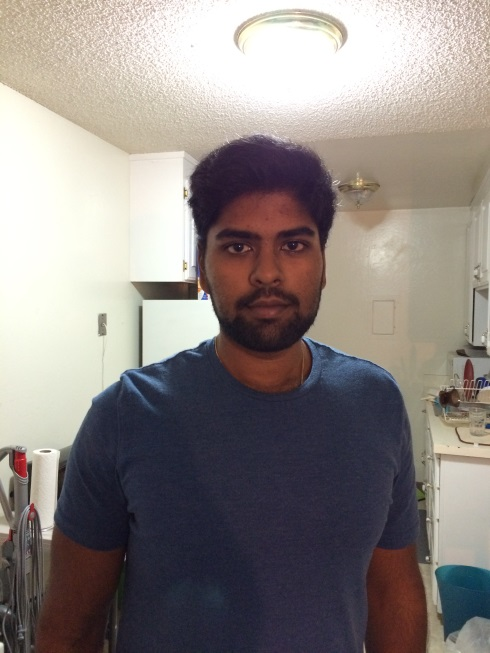
//> input picture opencv_data/HK_03.JPG, 490 x 653 px, given in place of the camera
$ ./OpenCV   (built with g++ and OpenCV 4)
//> lines starting //> are read from the running program, lines starting //| are printed output that depends on the picture; after the words box and inside, x2 and y2 are one past the last pixel; in counts of white or black regions, pixels touching at a corner belong together
//
//  main.cpp
//  OpenCV Test
//
//  Created by ST on 10/18/14.
//  Copyright (c) 2014 ST. All rights reserved.
//


#include <opencv2\opencv.hpp>
#include <iostream>
#include <stdio.h>

using namespace std;
using namespace cv;

/** Function Headers */
void detectAndDisplay( Mat frame );

/** Global variables */
String face_cascade_name = "C:/opencv/sources/data/haarcascades/haarcascade_frontalface_alt.xml";
String eyes_cascade_name = "C:/opencv/sources/data/haarcascades/haarcascade_eye_tree_eyeglasses.xml";
CascadeClassifier face_cascade;
CascadeClassifier eyes_cascade;
String window_name = "Capture - Face detection";

/** @function main */
int main( void )
{
    VideoCapture capture;
    Mat frame;

    //-- 1. Load the cascades
    if( !face_cascade.load( face_cascade_name ) ){ printf("--(!)Error loading face cascade\n"); return -1; };
    if( !eyes_cascade.load( eyes_cascade_name ) ){ printf("--(!)Error loading eyes cascade\n"); return -1; };

    //-- 2. Read the video stream
    capture.open( 0 );
    if ( ! capture.isOpened() ) { printf("--(!)Error opening video capture\n"); return -1; }

    while ( capture.read(frame) )
    {
//> frame is the input picture: 653 rows x 490 cols, CV_8UC3; mean B, G, R 130.4, 133.2, 140.5
        if( frame.empty() )
        {
            printf(" --(!) No captured frame -- Break!");
            break;
        }

        //-- 3. Apply the classifier to the frame
        detectAndDisplay( frame );

        int c = waitKey(10);
        if( (char)c == 27 ) { break; } // escape
    }
    return 0;
}

/** @function detectAndDisplay */
void detectAndDisplay( Mat frame )
{
    std::vector<Rect> faces;
    Mat frame_gray;

    cvtColor( frame, frame_gray, COLOR_BGR2GRAY );
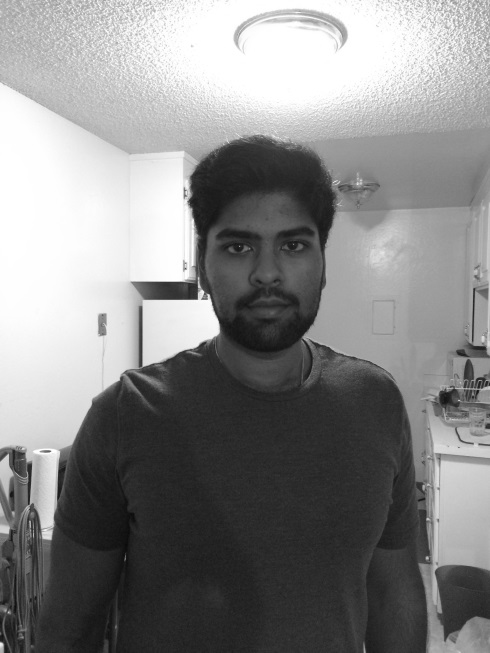
//> frame_gray: 653 rows x 490 cols, CV_8UC1; min 10, max 255, mean 135.1
    equalizeHist( frame_gray, frame_gray );
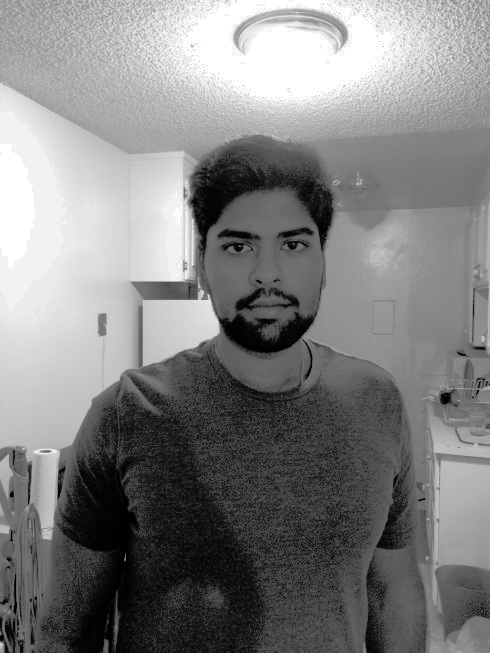
//> frame_gray: 653 rows x 490 cols, CV_8UC1; min 0, max 255, mean 128.8

    //-- Detect faces
    face_cascade.detectMultiScale( frame_gray, faces, 1.1, 2, 0|CASCADE_SCALE_IMAGE, Size(30, 30) );
//> faces = 1 Rect (x, y, width, height): [194, 187, 147, 147]

    for ( size_t i = 0; i < faces.size(); i++ )
    {
        Point center( faces[i].x + faces[i].width/2, faces[i].y + faces[i].height/2 );
        ellipse( frame, center, Size( faces[i].width/2, faces[i].height/2 ), 0, 0, 360, Scalar( 255, 0, 255 ), 4, 8, 0 );

        Mat faceROI = frame_gray( faces[i] );
        std::vector<Rect> eyes;

        //-- In each face, detect eyes
        eyes_cascade.detectMultiScale( faceROI, eyes, 1.1, 2, 0 |CASCADE_SCALE_IMAGE, Size(30, 30) );

        for ( size_t j = 0; j < eyes.size(); j++ )
        {
            Point eye_center( faces[i].x + eyes[j].x + eyes[j].width/2, faces[i].y + eyes[j].y + eyes[j].height/2 );
            int radius = cvRound( (eyes[j].width + eyes[j].height)*0.25 );
            circle( frame, eye_center, radius, Scalar( 255, 0, 0 ), 4, 8, 0 );
        }
    }
//> this loop made 1 pass
//> center on pass 1: Point(267, 260)
//> pass 1, in detectAndDisplay, `Mat faceROI = frame_gray( faces[i] );`:
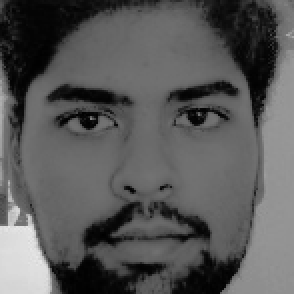
//> faceROI: 147 rows x 147 cols, CV_8UC1 (shown 2 times larger); min 0, max 235, mean 88.1
//> after the loop:
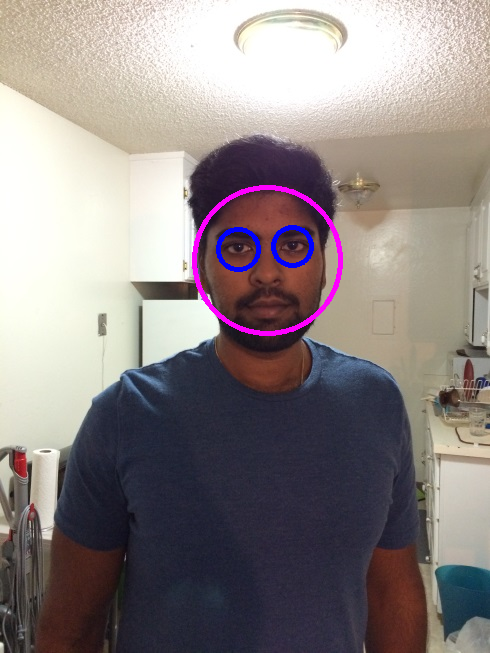
//> frame: 653 rows x 490 cols, CV_8UC3; 1.1% of pixels changed, all inside (x1, y1, x2, y2) = (192, 185, 343, 336)
//> the Esc key is pressed
    //-- Show what you got
    imshow( window_name, frame );
}


// [74 lines of commented-out code are left out]

$ run again, on opencv_data/HK_04.jpg
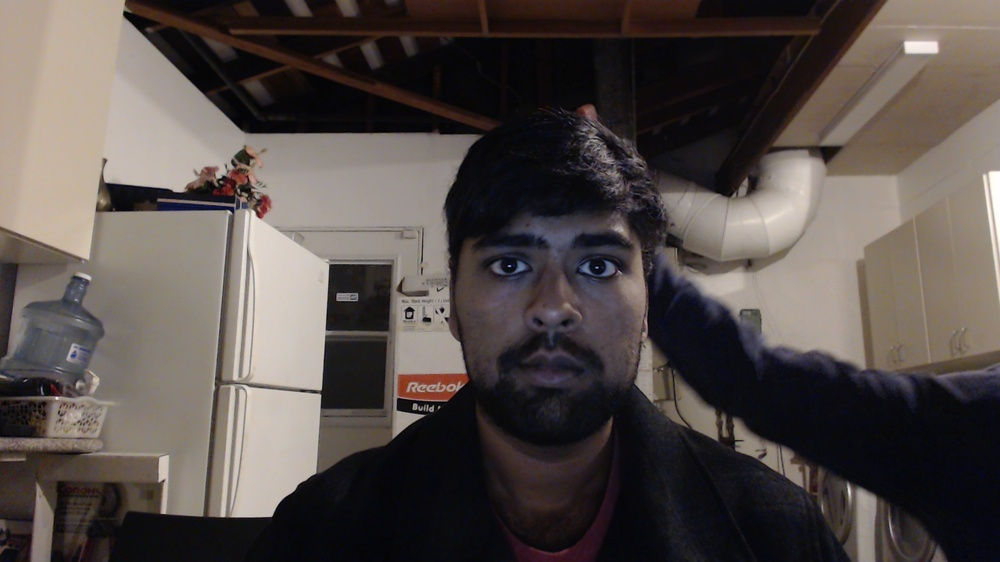
//> input picture opencv_data/HK_04.jpg, 1000 x 562 px, shrunk from 1920 x 1080 before the run, given in place of the camera
//> frame is the input picture: 562 rows x 1000 cols, CV_8UC3; mean B, G, R 73.1, 76.2, 84.3
//> faces = 1 Rect (x, y, width, height): [445, 182, 218, 218]
//> the loop in detectAndDisplay, `for ( size_t i = 0; i < faces.size(); i++ )` made 1 pass
//> center on pass 1: Point(554, 291)
//> pass 1, in detectAndDisplay, `Mat faceROI = frame_gray( faces[i] );`:
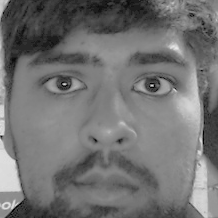
//> faceROI: 218 rows x 218 cols, CV_8UC1; min 0, max 232, mean 114
//> after the loop in detectAndDisplay, `for ( size_t i = 0; i < faces.size(); i++ )`:
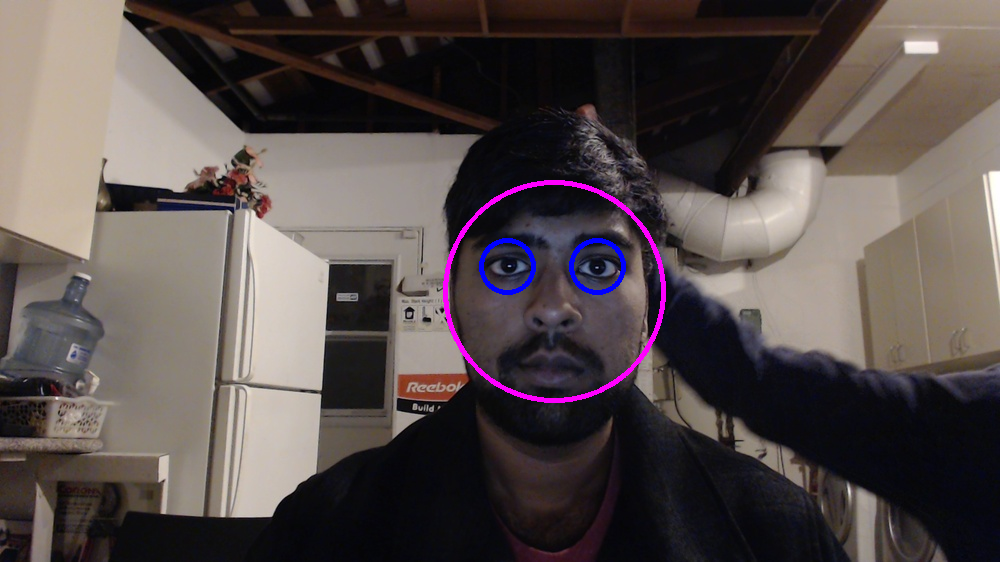
//> frame: 562 rows x 1000 cols, CV_8UC3; 0.89% of pixels changed, all inside (x1, y1, x2, y2) = (443, 180, 666, 403)

$ run again, on opencv_data/HK_05.jpg
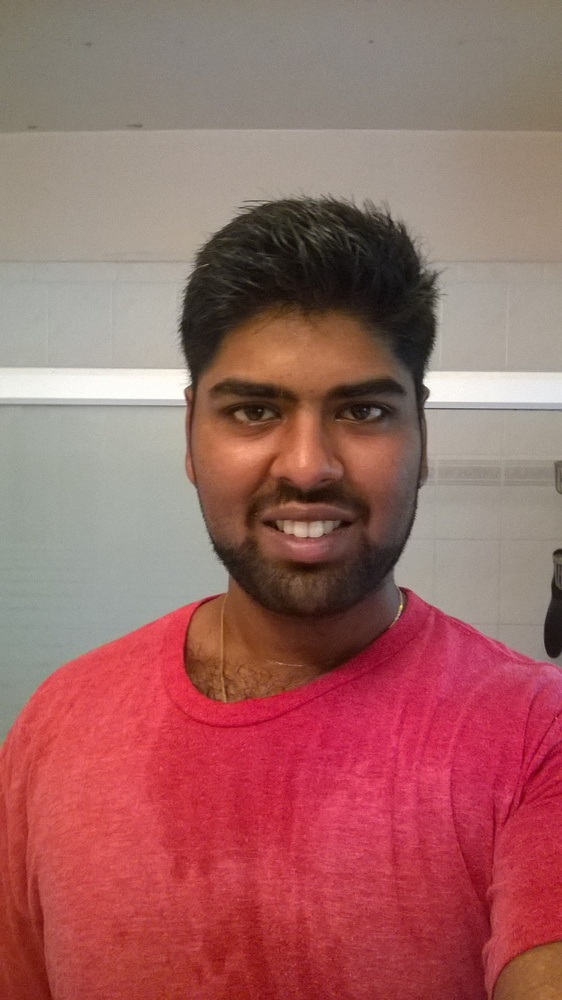
//> input picture opencv_data/HK_05.jpg, 562 x 1000 px, shrunk from 1456 x 2592 before the run, given in place of the camera
//> frame is the input picture: 1000 rows x 562 cols, CV_8UC3; mean B, G, R 100.3, 102.3, 157.8
//> faces = 1 Rect (x, y, width, height): [162, 296, 289, 289]
//> the loop in detectAndDisplay, `for ( size_t i = 0; i < faces.size(); i++ )` made 1 pass
//> center on pass 1: Point(306, 440)
//> pass 1, in detectAndDisplay, `Mat faceROI = frame_gray( faces[i] );`:
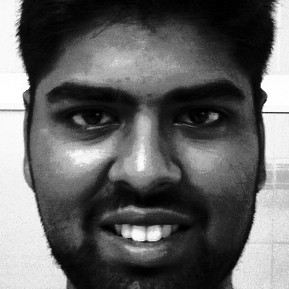
//> faceROI: 289 rows x 289 cols, CV_8UC1; min 0, max 255, mean 99.3
//> after the loop in detectAndDisplay, `for ( size_t i = 0; i < faces.size(); i++ )`:
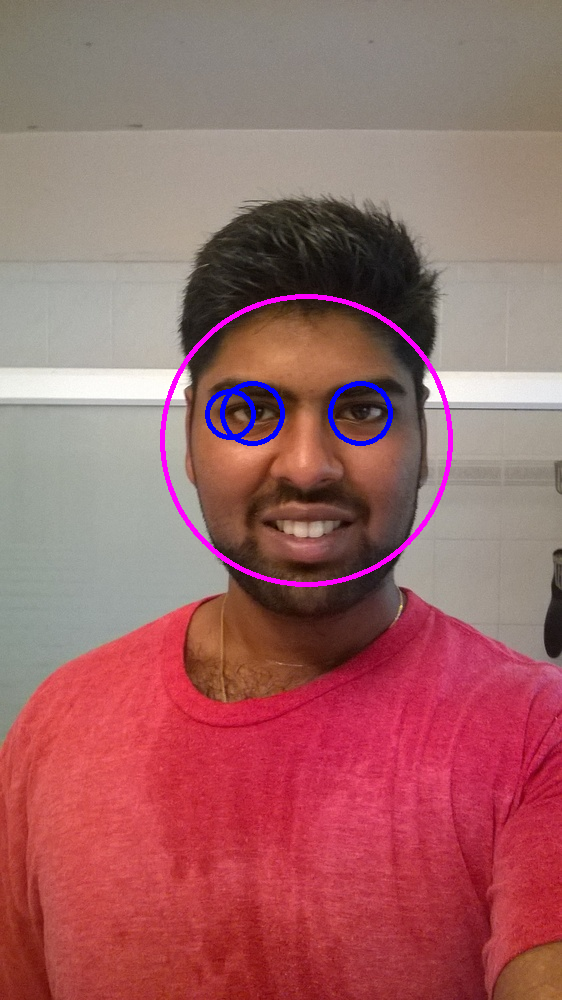
//> frame: 1000 rows x 562 cols, CV_8UC3; 1.26% of pixels changed, all inside (x1, y1, x2, y2) = (160, 294, 453, 587)

$ run again, on opencv_data/HK_06.jpg
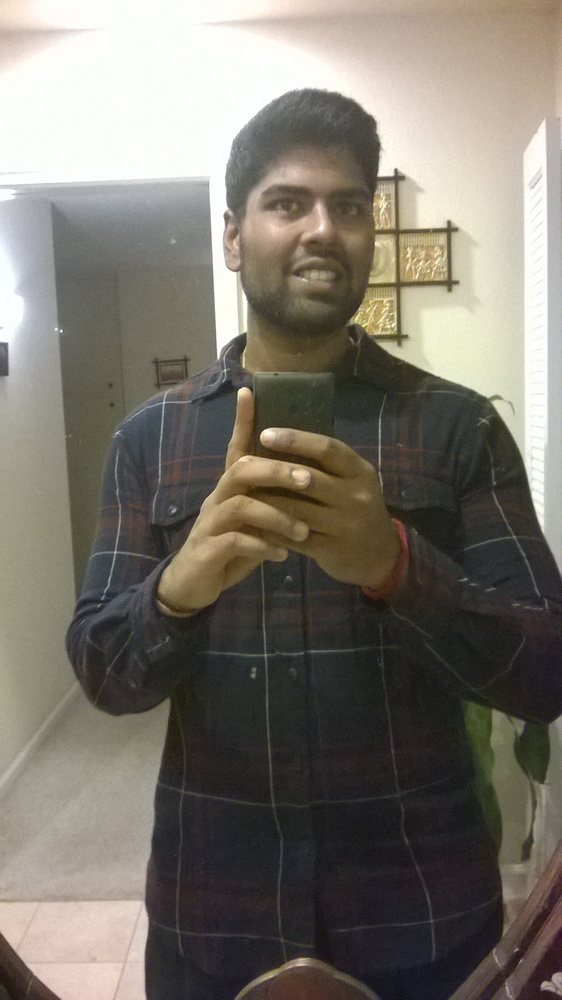
//> input picture opencv_data/HK_06.jpg, 562 x 1000 px, shrunk from 1456 x 2592 before the run, given in place of the camera
//> frame is the input picture: 1000 rows x 562 cols, CV_8UC3; mean B, G, R 107.4, 116.7, 121.9
//> faces = 1 Rect (x, y, width, height): [234, 141, 164, 164]
//> the loop in detectAndDisplay, `for ( size_t i = 0; i < faces.size(); i++ )` made 1 pass
//> center on pass 1: Point(316, 223)
//> pass 1, in detectAndDisplay, `Mat faceROI = frame_gray( faces[i] );`:
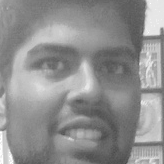
//> faceROI: 164 rows x 164 cols, CV_8UC1; min 72, max 255, mean 143.3
//> after the loop in detectAndDisplay, `for ( size_t i = 0; i < faces.size(); i++ )`:
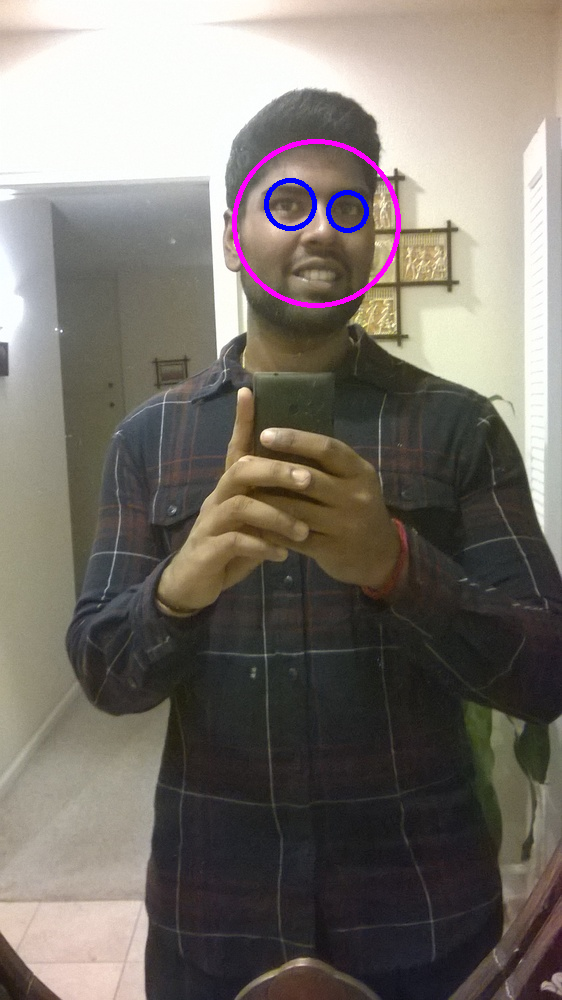
//> frame: 1000 rows x 562 cols, CV_8UC3; 0.7% of pixels changed, all inside (x1, y1, x2, y2) = (232, 139, 401, 308)
